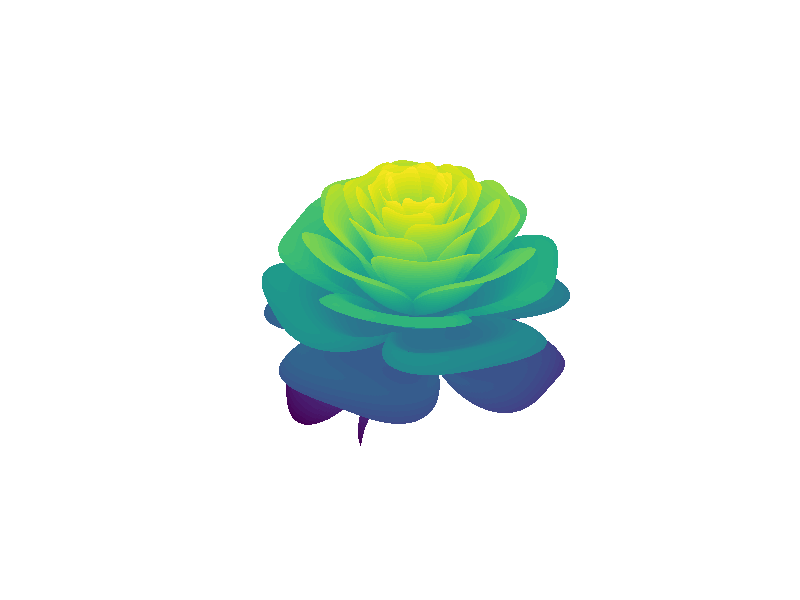

This figure's MATLAB source: (Note: this script raises an error after producing the figure.)
n=3000;
[R,T]=ndgrid(linspace(0,1,n),linspace(-2,20*pi,n));
x=1-(.5)*((5/4)*(1-mod(3.6*T,2*pi)/pi).^2-.25).^2;
U=2*exp(-T/(8*pi));L=sin(U);J=cos(U);
y=1.99*(R.^2).*(1.2*R-1).^2.*L;
K=x.*(R.*L+y.*J);X=K.*sin(T);
Y=K.*cos(T);Z=x.*(R.*J-y.*L);
surf(X,Y,Z,'LineStyle','none');
grid,axis('off','equal');

addpath ../../colorlab/
colorlab.enter
import palette.*

colormap(viridis)
save_fig rosa_viridis

colormap(crameri('batlow'))
save_fig rosa_batlow

colormap(cubehelix)
save_fig rosa_cubehelix

colormap(magma)
save_fig rosa_magma


function save_fig(name)
    file = [name,'.png'];
    res  = '-r228.3298'; % -> 1080px wide
    pad  = '-p0.20000';
    %export_fig(file,res,pad);
end